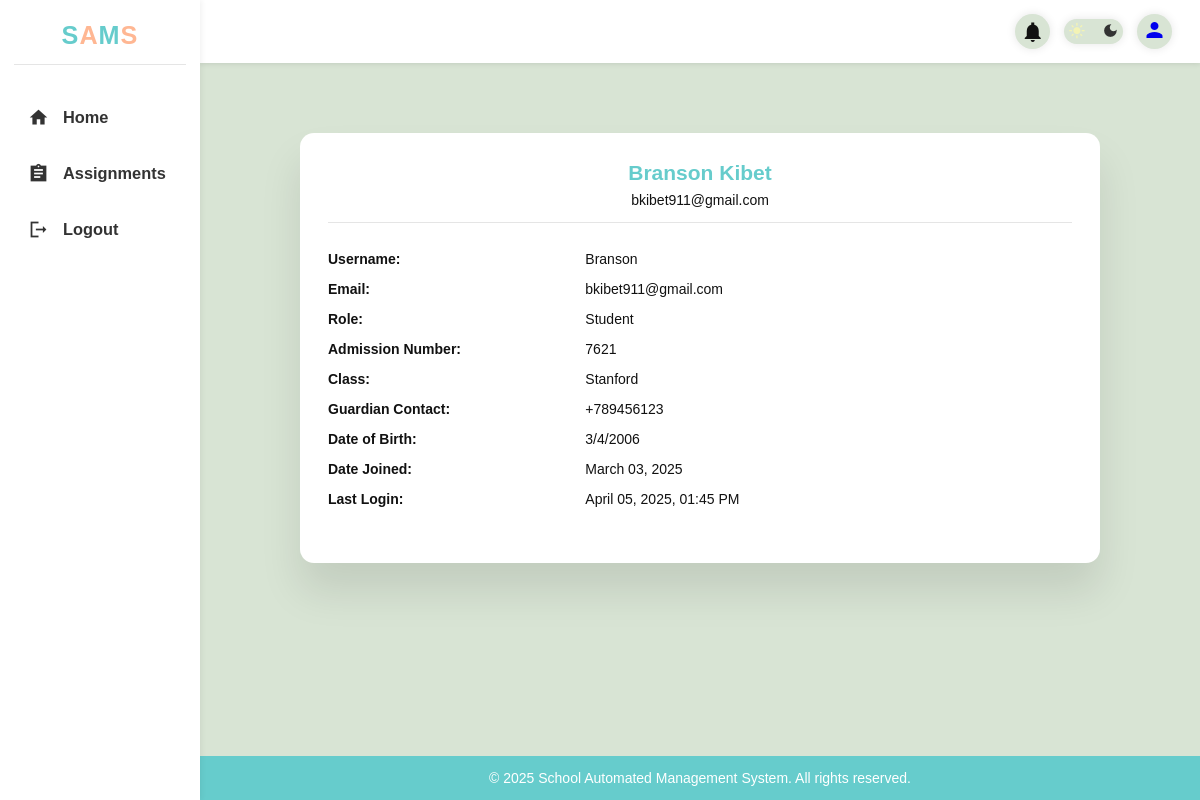
Before: /authenticated/profile/ (signed in) with the older database file.
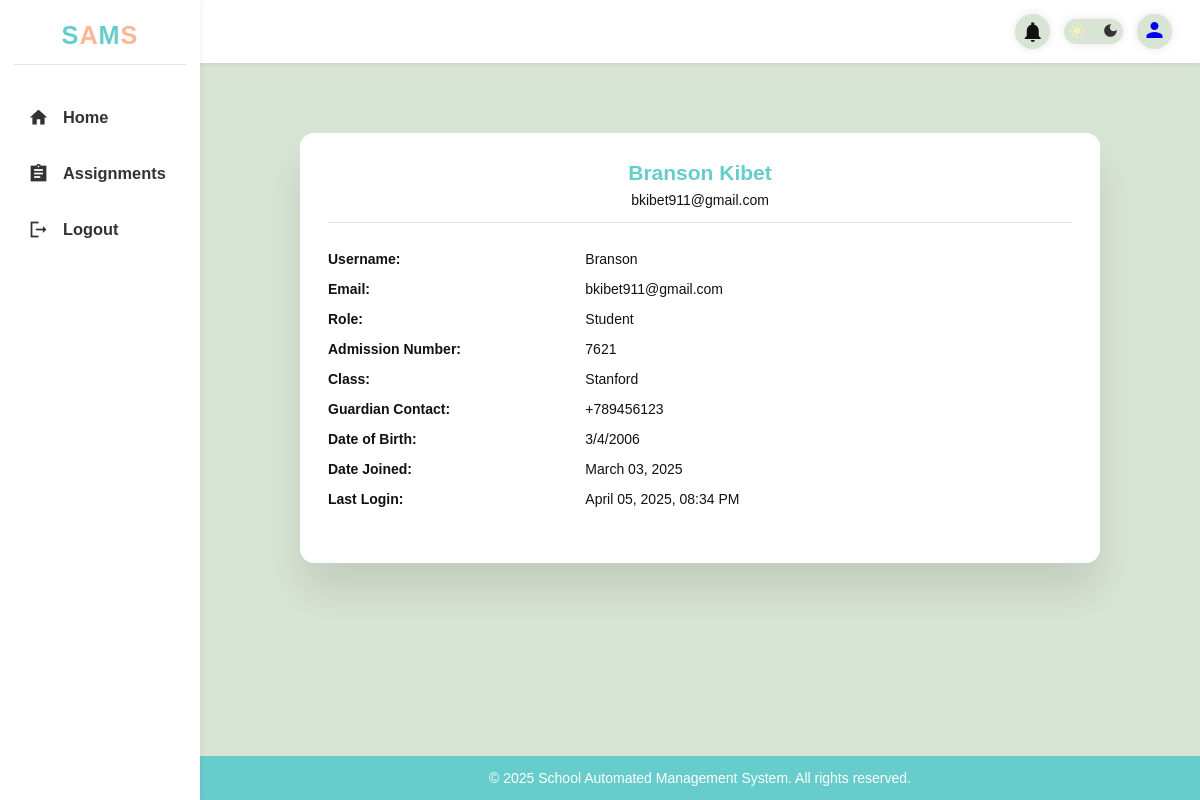
After: the same page with the newer database file.
### members/models.py (models this page shows)
class CustomUser(AbstractUser):
    is_teacher = models.BooleanField(default=False)
    is_student = models.BooleanField(default=False)
    is_admin = models.BooleanField(default=False)
    is_parent = models.BooleanField(default=False)
    date_of_birth = models.CharField(max_length=50, blank=True, null=True)

### core/views.py (the view)
# urls.py: path('profile/', views.profile, name='profile'),
@login_required(login_url='members:index')
def profile(request):
    context = {}
    try:
        if request.user.is_student:
            profile_instance = StudentProfile.objects.get(user=request.user)
            context['student_profile'] = profile_instance
        elif request.user.is_teacher:
            profile_instance = TeacherProfile.objects.get(user=request.user)
            context['teacher_profile'] = profile_instance
        elif request.user.is_parent:
            parent_profile = ParentProfile.objects.get(user=request.user)
            context['parent_profile'] = parent_profile
            context['students_profile'] = parent_profile.students_adm.all()
    except (StudentProfile.DoesNotExist, TeacherProfile.DoesNotExist, ParentProfile.DoesNotExist):
        messages.error(request, "Profile not found.")
        return redirect('members:index')
    context['user'] = request.user
    return render(request, 'UI/profile.html', context)

### members/models.py (called while the page is built)
    def __str__(self):
        return self.name

### core/templates/UI/profile.html (shortened to what this page needs)
{% extends "base.html" %}
{% load static %}
{% block content %}
  <div class="profile-container">
    <div class="profile-header">
      <h2>{{ user.get_full_name|default:user.username }}</h2>
      <p>{{ user.email }}</p>
    </div>
    <div class="profile-details">
      <label>Username:</label>
      <span>{{ user.username }}</span>
      <label>Email:</label>
      <span>{{ user.email }}</span>
      <label>Role:</label>
      <span>
        {% if user.is_teacher %}
          Teacher
        {% elif user.is_student %}
          Student
        {% elif user.is_parent %}
          Parent
        {% elif user.is_admin %}
          Administrator
        {% else %}
          User
        {% endif %}
      </span>
      {% if user.is_student %}
        <label>Admission Number:</label>
        <span>{{ student_profile.student_id }}</span>
        <label>Class:</label>
        <span>{{ student_profile.class_name }}</span>
        <label>Guardian Contact:</label>
        <span>{{ student_profile.guardian_contact }}</span>
      {% endif %}
      <label>Date of Birth:</label>
      <span>{{ user.date_of_birth }}</span>
      <label>Date Joined:</label>
      <span>{{ user.date_joined|date:"F d, Y" }}</span>
      {% if user.last_login %}
        <label>Last Login:</label>
        <span>{{ user.last_login|date:"F d, Y, h:i A" }}</span>
      {% endif %}
    </div>
  </div>
{% endblock content %}

Changed rows visible on the page:
changed CustomUser "Branson Kibet": last_login "April 05, 2025, 01:45 PM" → "April 05, 2025, 08:34 PM"
